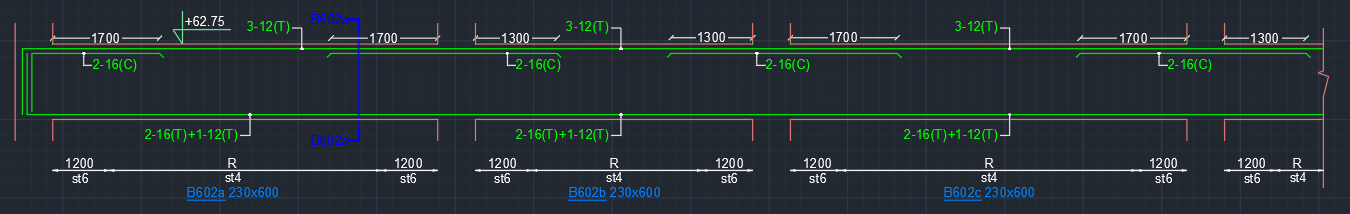
#> input picture last_try/beam_data.png, 1350 x 214 px
$ python extra.py
#> lines starting #> are read from the running program, lines starting #| are printed output that depends on the picture; after the words box and inside, x2 and y2 are one past the last pixel; in counts of white or black regions, pixels touching at a corner belong together
import cv2
import numpy as np
import pytesseract
from scipy.spatial import cKDTree

IMG_PATH = "beam_data.png"
DEBUG_OUT = "debug_output.png"
TESS_CONFIG = r'-c tessedit_char_whitelist=0123456789CT()\-+ --psm 7'

def ocr_snippet(gray, rect):
    x,y,w,h = rect
    snip = gray[y:y+h, x:x+w]
    snip = cv2.resize(snip, None, fx=2, fy=2, interpolation=cv2.INTER_CUBIC)
    _, snip = cv2.threshold(snip, 0, 255, cv2.THRESH_BINARY + cv2.THRESH_OTSU)
    return pytesseract.image_to_string(snip, config=TESS_CONFIG).strip()

# 1. load
img = cv2.imread(IMG_PATH)
#> img is the input picture: shape (214, 1350, 3); mean B, G, R 53.8, 49.7, 39.1
if img is None:
    raise FileNotFoundError(f"Could not load '{IMG_PATH}'")
gray = cv2.cvtColor(img, cv2.COLOR_BGR2GRAY)
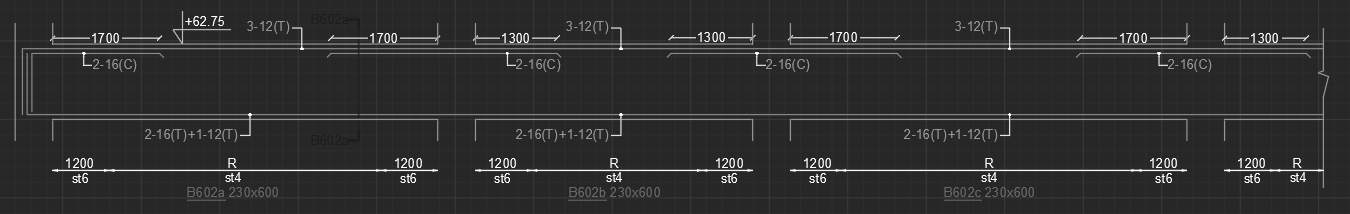
#> gray: shape (214, 1350); min 29, max 255, mean 47.1

# 2. text ROIs
_, bw = cv2.threshold(gray, 0, 255, cv2.THRESH_BINARY_INV + cv2.THRESH_OTSU)
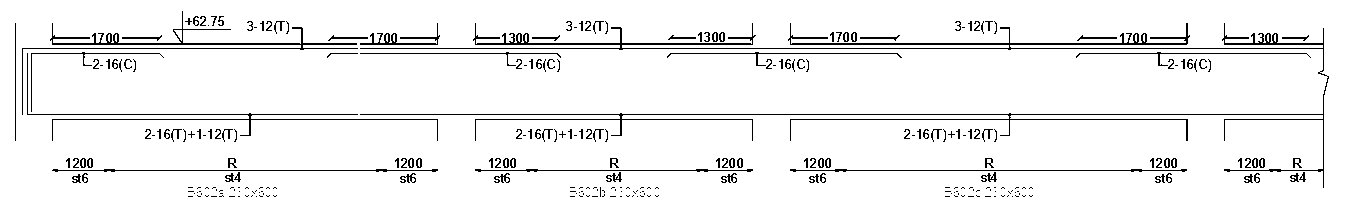
#> bw: shape (214, 1350); 94.5% white; black in thin lines or dots, all inside (x1, y1, x2, y2) = (15, 11, 1329, 197)
kern = cv2.getStructuringElement(cv2.MORPH_RECT, (25,3))
closed = cv2.morphologyEx(bw, cv2.MORPH_CLOSE, kern)
#> closed: shape (214, 1350); every value is 255
cnts, _ = cv2.findContours(closed, cv2.RETR_EXTERNAL, cv2.CHAIN_APPROX_SIMPLE)
#> cnts = [[[0, 0], [0, 213], [1349, 213], [1349, 0]]]

text_rois = []
for c in cnts:
    x,y,w,h = cv2.boundingRect(c)
    if w>60 and 8<h<60 and w/h>3:
        text_rois.append((x,y,w,h))
#> this loop made 1 pass
#> (c, x, y, w, h) on pass 1: ([[0, 0], [0, 213], [1349, 213], [1349, 0]], 0, 0, 1350, 214)
#> after the loop, text_rois = []

print(f"Found {len(text_rois)} text ROIs")
#| Found 0 text ROIs

labels = []
for rect in text_rois:
    txt = ocr_snippet(gray, rect)
    if txt:
        cx, cy = rect[0]+rect[2]//2, rect[1]+rect[3]//2
        labels.append({'text': txt, 'rect': rect, 'centroid': (cx,cy)})
#> this loop made 0 passes
#> after the loop, labels = []
print(f"OCR’d {len(labels)} labels:", [l['text'] for l in labels])
#| OCR’d 0 labels: []

# 3. beam ROIs
_, bw2 = cv2.threshold(gray, 0, 255, cv2.THRESH_BINARY + cv2.THRESH_OTSU)
cnts2, _ = cv2.findContours(bw2, cv2.RETR_EXTERNAL, cv2.CHAIN_APPROX_SIMPLE)
#> cnts2 = 282 contours, 221 with area under 20; largest, box (x1, y1, x2, y2) and area: (360, 23, 1329, 188) 1484, (22, 11, 358, 115) 572, (360, 23, 440, 45) 232, (475, 169, 753, 172) 55, (52, 169, 438, 172) 54

beams = []
for c in cnts2:
    x,y,w,h = cv2.boundingRect(c)
    if w>200 and h<80:
        bx, by = x+w//2, y+h//2
        beams.append({'rect':(x,y,w,h), 'centroid':(bx,by)})
#> this loop made 282 passes
#> (x, y, w, h, bx, by) on passes 131, 132, 133, 235, 236, 237: (790, 169, 397, 3, 988, 170), (475, 169, 278, 3, 614, 170), (52, 169, 386, 3, 245, 170), (1076, 52, 235, 14, 1193, 59), (667, 52, 235, 14, 784, 59), (360, 52, 201, 14, 460, 59)
#> (c, x, y, w, h) on passes 2, 3, 4, 5, 7, 8: ([[994, 196], [995, 196]], 994, 196, 2, 1), ([[985, 196], [990, 196]], 985, 196, 6, 1), ([[968, 196], [973, 196]], 968, 196, 6, 1), ([[945, 196], [949, 196]], 945, 196, 5, 1), ([[620, 196], [621, 196]], 620, 196, 2, 1), ([[610, 196], [615, 196]], 610, 196, 6, 1)
#> after the loop, beams = 6 items
print(f"Detected {len(beams)} beams")
#| Detected 6 beams

# 4. link via KD‑Tree
if beams and labels:
    pts = np.array([b['centroid'] for b in beams])
    tree = cKDTree(pts)
    for l in labels:
        d, idx = tree.query(l['centroid'])
        l['beam_rect'] = beams[idx]['rect']
        l['beam_centroid'] = beams[idx]['centroid']
    for l in labels:
        print(f"→ '{l['text']}' @ {l['centroid']} → beam @ {l['beam_centroid']}")
else:
    print("Skipping linking (need at least one beam and one label)")

# 5. debug image
dbg = img.copy()
for l in labels:
    x,y,w,h = l['rect']
    cv2.rectangle(dbg,(x,y),(x+w,y+h),(0,255,0),2)
    cv2.putText(dbg, l['text'], (x, y-5),
                cv2.FONT_HERSHEY_SIMPLEX, 0.5, (0,255,0),1)
for b in beams:
    x,y,w,h = b['rect']
    cv2.rectangle(dbg,(x,y),(x+w,y+h),(255,0,0),2)
#> this loop made 6 passes
#> (b, x, y, w, h) on passes 1 to 6: ({'rect': (790, 169, 397, 3), 'centroid': (988, 170)}, 790, 169, 397, 3), ({'rect': (475, 169, 278, 3), 'centroid': (614, 170)}, 475, 169, 278, 3), ({'rect': (52, 169, 386, 3), 'centroid': (245, 170)}, 52, 169, 386, 3), ({'rect': (1076, 52, 235, 14), 'centroid': (1193, 59)}, 1076, 52, 235, 14), ({'rect': (667, 52, 235, 14), 'centroid': (784, 59)}, 667, 52, 235, 14), ({'rect': (360, 52, 201, 14), 'centroid': (460, 59)}, 360, 52, 201, 14)
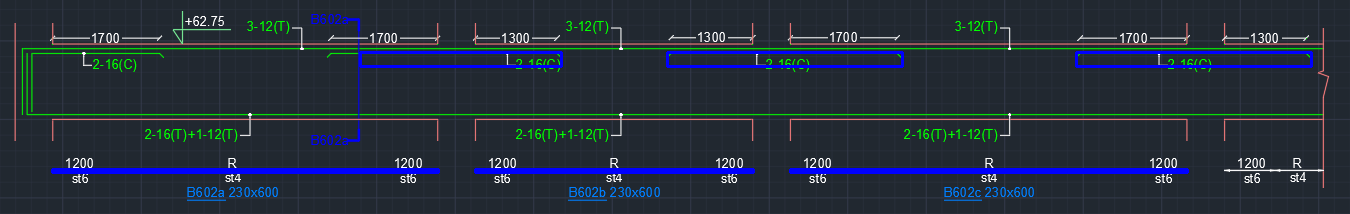
#> dbg: shape (214, 1350, 3); 3.69% of pixels changed, all inside (x1, y1, x2, y2) = (51, 51, 1313, 174)
cv2.imwrite(DEBUG_OUT, dbg)
print(f"Debug image written to {DEBUG_OUT}")
